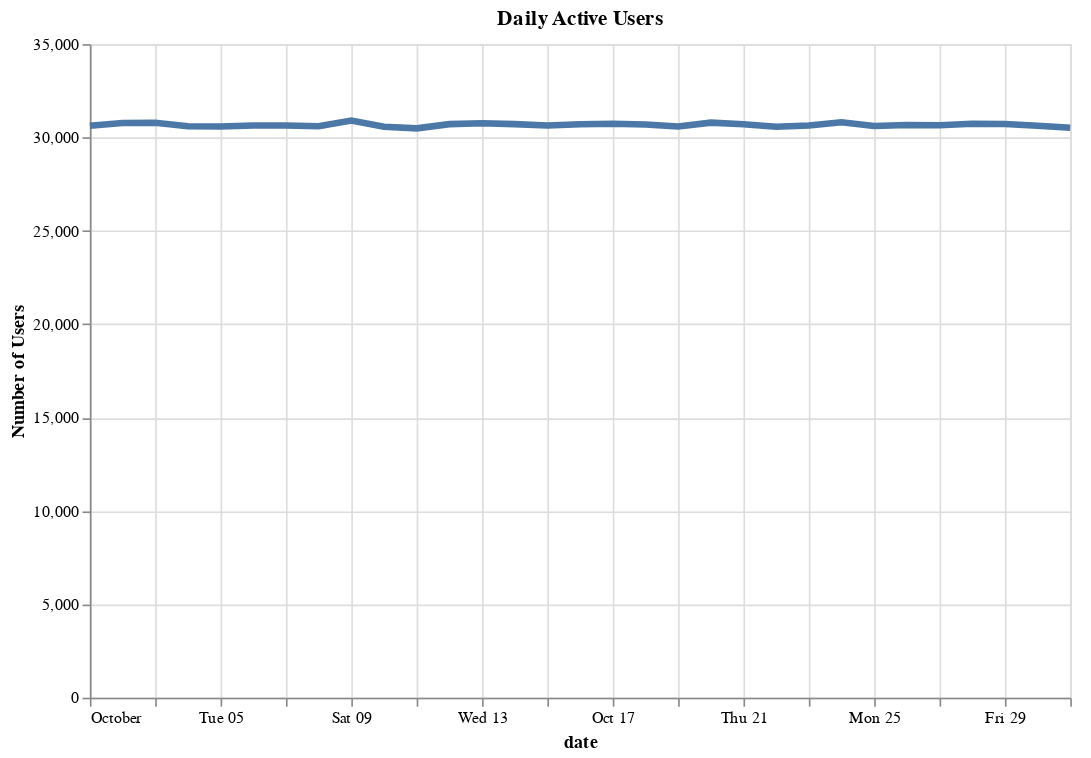

Notebook code for this chart:
### Markdown cell above
**We have 31 Day's Data and the Mean Daily Active Users (DAU) is 30,673 with a Stanard Deviation of 91**

### Code cell
alt.Chart(activity).mark_line(size=4).encode(
    alt.X('dt:T', axis=alt.Axis(title = 'date')),
    alt.Y('number_of_active_users:Q', axis=alt.Axis(title = 'Number of Users'))
).properties(
    width=600,
    height=400,
    title='Daily Active Users'
)

### Figure 1 — Vega-Lite specification as saved in the notebook (floating-point values rounded to 4 significant figures)
{"config": {"view": {"continuousWidth": 300, "continuousHeight": 300}}, "data": {"name": "data-1d91711da7ddfe71893cad68a246b0b6"}, "mark": {"type": "line", "size": 4}, "encoding": {"x": {"axis": {"title": "date"}, "field": "dt", "type": "temporal"}, "y": {"axis": {"title": "Number of Users"}, "field": "number_of_active_users", "type": "quantitative"}}, "height": 400, "title": "Daily Active Users", "width": 600, "$schema": "https://vega.github.io/schema/vega-lite/v5.20.1.json", "datasets": {"data-1d91711da7ddfe71893cad68a246b0b6": [{"dt": "2021-10-01", "number_of_active_users": 30634}, {"dt": "2021-10-02", "number_of_active_users": 30775}, {"dt": "2021-10-03", "number_of_active_users": 30785}, {"dt": "2021-10-04", "number_of_active_users": 30599}, {"dt": "2021-10-05", "number_of_active_users": 30588}, {"dt": "2021-10-06", "number_of_active_users": 30639}, {"dt": "2021-10-07", "number_of_active_users": 30637}, {"dt": "2021-10-08", "number_of_active_users": 30600}, {"dt": "2021-10-09", "number_of_active_users": 30902}, {"dt": "2021-10-10", "number_of_active_users": 30581}, {"dt": "2021-10-11", "number_of_active_users": 30489}, {"dt": "2021-10-12", "number_of_active_users": 30715}, {"dt": "2021-10-13", "number_of_active_users": 30761}, {"dt": "2021-10-14", "number_of_active_users": 30716}, {"dt": "2021-10-15", "number_of_active_users": 30637}, {"dt": "2021-10-16", "number_of_active_users": 30708}, {"dt": "2021-10-17", "number_of_active_users": 30741}, {"dt": "2021-10-18", "number_of_active_users": 30694}, {"dt": "2021-10-19", "number_of_active_users": 30587}, {"dt": "2021-10-20", "number_of_active_users": 30795}, {"dt": "2021-10-21", "number_of_active_users": 30705}, {"dt": "2021-10-22", "number_of_active_users": 30573}, {"dt": "2021-10-23", "number_of_active_users": 30645}, {"dt": "2021-10-24", "number_of_active_users": 30815}, {"dt": "2021-10-25", "number_of_active_users": 30616}, {"dt": "2021-10-26", "number_of_active_users": 30673}, {"dt": "2021-10-27", "number_of_active_users": 30661}, {"dt": "2021-10-28", "number_of_active_users": 30734}, {"dt": "2021-10-29", "number_of_active_users": 30723}, {"dt": "2021-10-30", "number_of_active_users": 30628}, {"dt": "2021-10-31", "number_of_active_users": 30519}]}}
